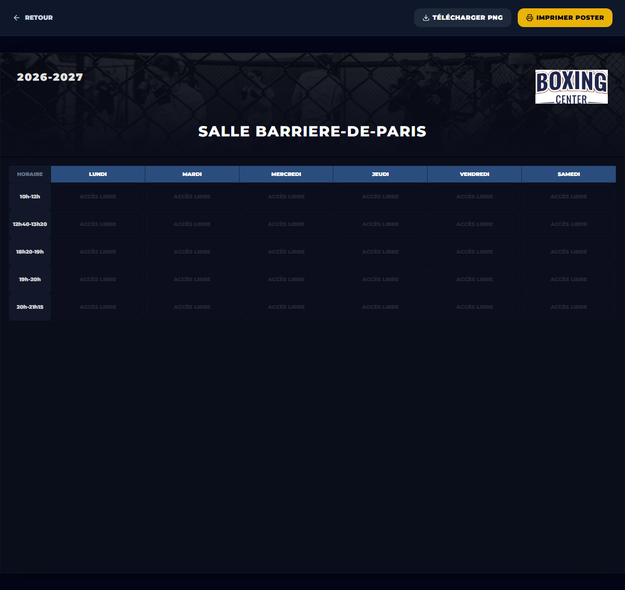
#> input picture barriere-de-paris.png, 625 x 590 px, shrunk from 1200 x 1133 before the run, given in place of ning-boxing-center-barrierre-de-paris-minimes-2025-2026.webp, which was not available
$ python crop_flyer.py
#> lines starting #> are read from the running program, lines starting #| are printed output that depends on the picture
import urllib.request
from PIL import Image
import os

url = "https://boxingcenter.fr/wp-content/uploads/2025/08/planning-boxing-center-barrierre-de-paris-minimes-2025-2026.webp"
dest = r"c:\Users\Mommy Jayce\Desktop\Boxing Center\Plannings\bc-plannings\public\header-bg.png"

# Download the webp flyer
temp_path = "temp_flyer.webp"
try:
    print(f"Downloading flyer from {url}...")
    urllib.request.urlretrieve(url, temp_path)

    # Open and crop the top 220 pixels
    with Image.open(temp_path) as img:
#> img is the input picture: PIL image 625x590 RGB; mean R, G, B 15.7, 19.4, 33
        width, height = img.size
#> width = 625; height = 590
        # The top banner is from y=0 to y=220
        cropped = img.crop((0, 0, width, 220))
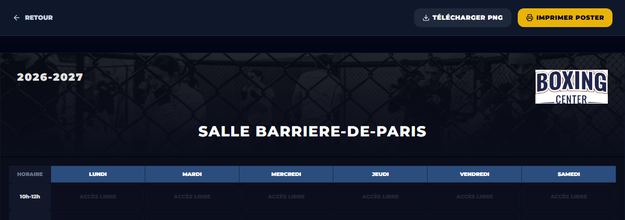
#> cropped: PIL image 625x220 RGB; mean R, G, B 24.2, 29.1, 42.7
        # Save as PNG
        cropped.save(dest, "PNG")
        print(f"Cropped banner successfully saved to {dest}!")

    # Clean up temp file
    if os.path.exists(temp_path):
        os.remove(temp_path)
except Exception as e:
    print(f"Error: {e}")

$ run again, on etats-unis-boxe.png
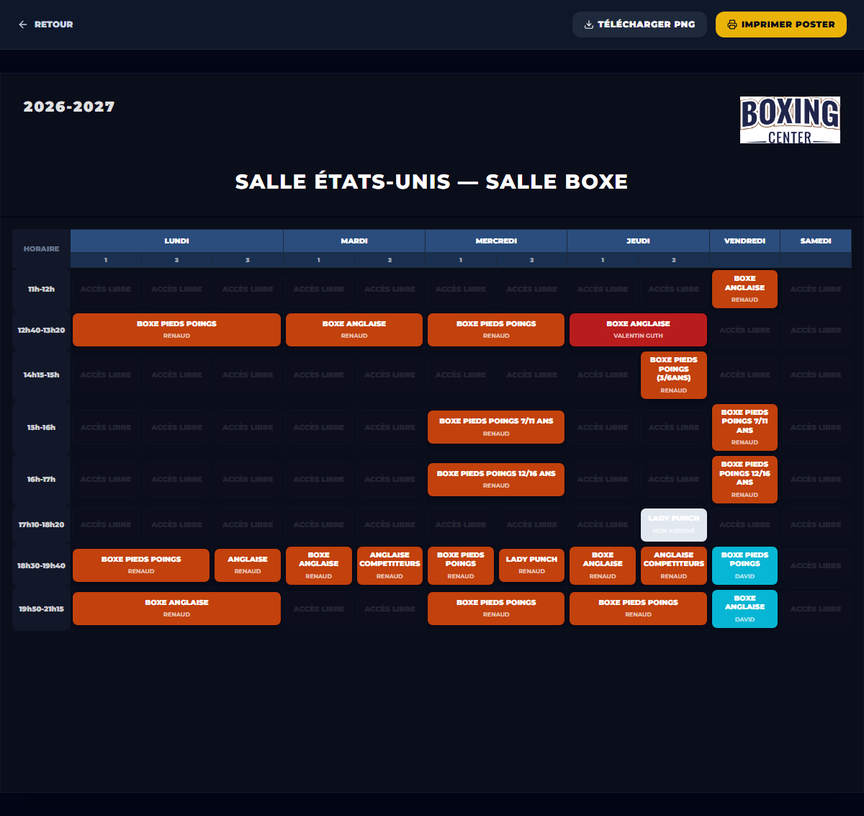
#> input picture etats-unis-boxe.png, 864 x 816 px, shrunk from 1200 x 1133 before the run, given in place of ning-boxing-center-barrierre-de-paris-minimes-2025-2026.webp, which was not available
#> img is the input picture: PIL image 864x816 RGB; mean R, G, B 37.5, 29.1, 37.1
#> `cropped = img.crop((0, 0, width, 220))`:
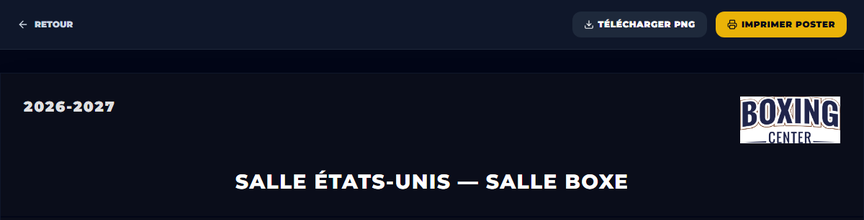
#> cropped: PIL image 864x220 RGB; mean R, G, B 22.6, 25.7, 37.2
